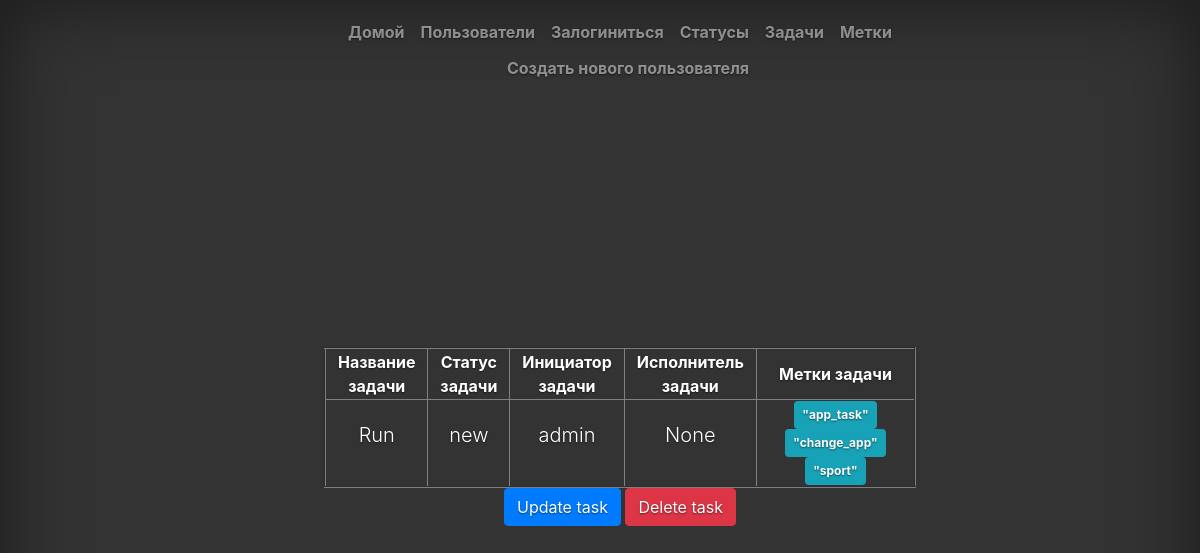
The app's page /tasks/1 with its own data.
### tasks/models.py (models this page shows, shortened)
class Task(models.Model):
    name = models.CharField(max_length=50, null=True, blank=True,)
    description = models.CharField(max_length=150, null=True, blank=True,)
    task_status = models.ForeignKey(TaskStatus, null=True, blank=True, on_delete=models.PROTECT)
    creator = models.ForeignKey(CustomUser, on_delete=models.CASCADE, null=True, blank=True, related_name='creator')
    assigned_to = models.ForeignKey(CustomUser, on_delete=models.SET_NULL, null=True, blank=True, related_name='assigned')
    label = models.ManyToManyField(Label)
    class Meta():
        ordering = ['name']

class TaskStatus(models.Model):
    name = models.CharField(max_length=70, unique=True)
    def __str__(self):
        return self.name
    class Meta():
        ordering = ['name']

class Label(models.Model):
    name = models.CharField(verbose_name='Имя', max_length=70, unique=True)
    def __str__(self):
        return self.name
    class Meta():
        ordering = ['name']

### users/models.py (models this page shows, shortened)
class CustomUser(AbstractUser):
    class Meta():
        ordering = ['username']
    def __str__(self):
        return self.username

### tasks/views.py (the view)
# urls.py: path('<int:pk>', views.TaskView.as_view(), name='task'),
class TaskView(generic.DetailView):
    model = Task
    template_name = 'task_view.html'

### tasks/templates/task_view.html (shortened to what this page needs)
{% extends 'index.html' %}
{% load bootstrap4 %}
{% load i18n %}
{% block welcome %}
<body class="text-center">
	<table border="2" align="center">
		<tr>
			<th>Название задачи</th>
			<th>Статус задачи</th>
			<th>Инициатор задачи</th>
			<th>Исполнитель задачи</th>
			<th>Метки задачи</th>
		</tr>
		<tr>
			<td><p class="lead"> {{ object.name }}</p></td>
			<td><p class="lead"> {{ object.task_status }}</p></td>
			<td><p class="lead"> {{ object.creator }}</p></td>
			<td><p class="lead"> {{ object.assigned_to }}</p></td>
			<td>
				{% for tag in object.label.all %}
					<span class="badge badge-info p-2">"{{ tag }}"</span>
				{% endfor %}
			</td>
		</tr>
	</table>
	<a class="btn btn-primary" href={% url 'tasks:update_task' object.id %}>{% translate "Update task" %}</a>
	<a class="btn btn-danger" href={% url 'tasks:delete_task' object.id %}>{% translate "Delete task" %}</a>
</body>
{% endblock welcome %}

### task_manager/static/css/cover.css (style rules this page uses)
a, a:focus, a:hover { color: #fff; }
html, body { height: 100%; background-color: #333; }
body { display: -ms-flexbox; display: -webkit-box; display: flex; -ms-flex-pack: center; -webkit-box-pack: center; justify-content: center; color: #fff; text-shadow: 0 .05rem .1rem rgba(0, 0, 0, .5); box-shadow: inset 0 0 5rem rgba(0, 0, 0, .5); }

### records on screen
Task: name "Run", task_status "new", creator "admin", assigned_to "None"
Label: name "app_task"
Label: name "change_app"
Label: name "sport"
